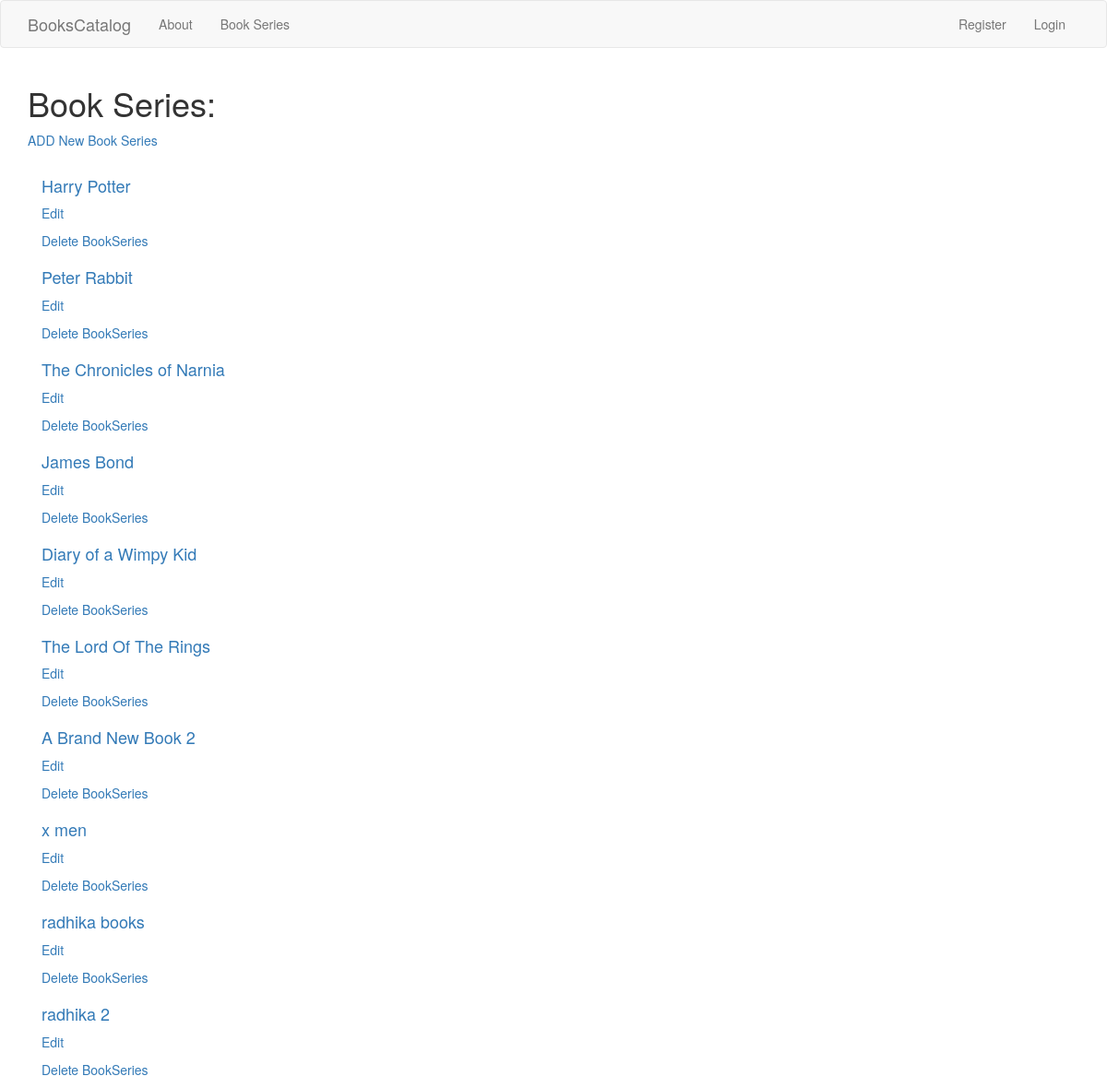
The page /bookseries on the database as committed earlier.
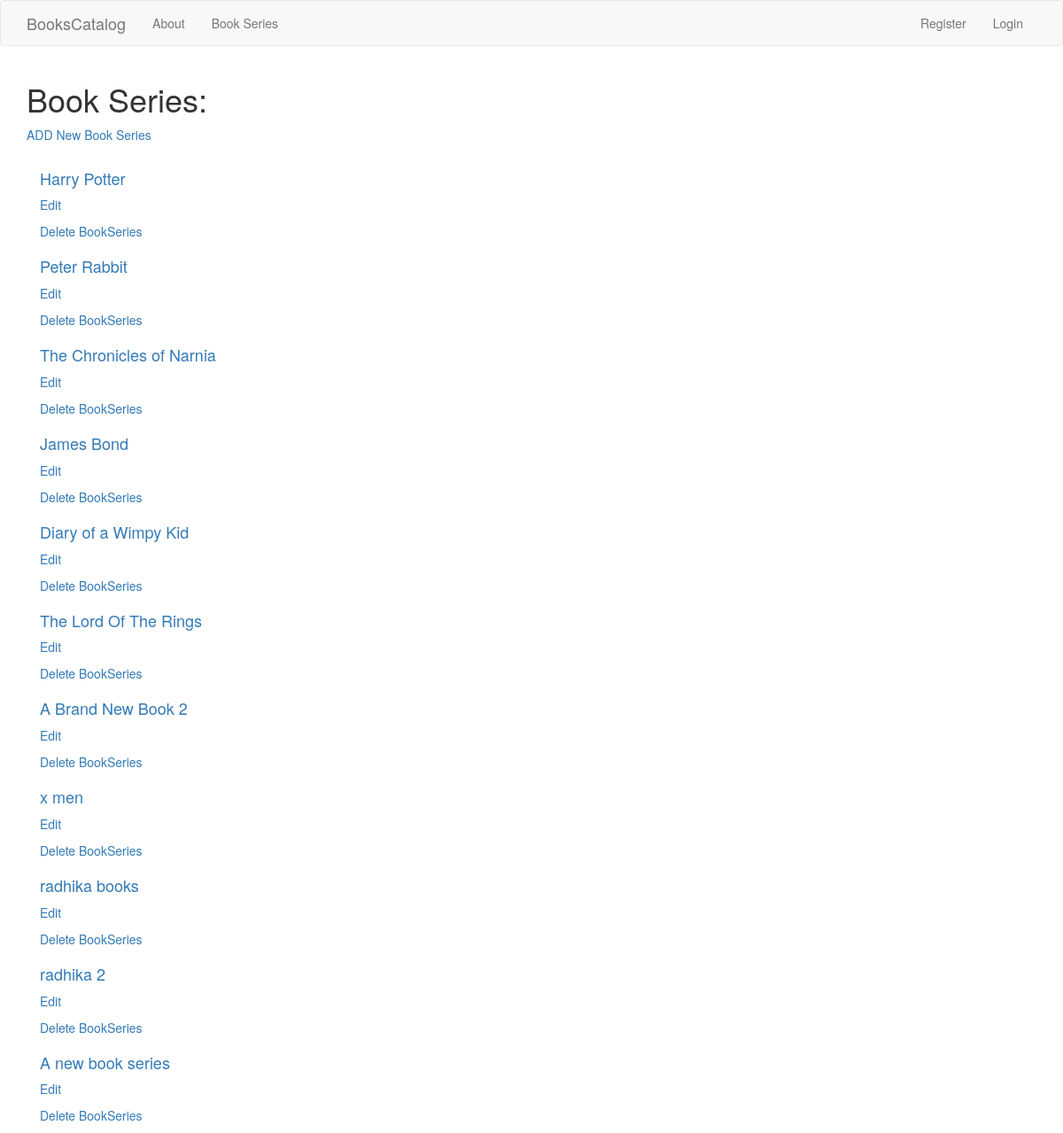
The same page on the database as committed later.
### database_setup.py (models this page shows, shortened)
class BookSeries(Base):
    __tablename__ = 'bookseries'
    id = Column(Integer, primary_key=True)
    name = Column(String(250), nullable=False)
    user_id = Column(Integer, ForeignKey('user.id'))
    user = relationship(User)

### app.py (the view)
@app.route('/bookseries')
def showBookSeries():
    bookseries = session.query(BookSeries).all()
    if 'username' not in login_session:
        return render_template('public_bookSeries.html', bookseries=bookseries)
    else:
        return render_template('bookSeries.html', bookseries=bookseries)

### templates/public_bookSeries.html (shortened to what this page needs)
{% extends 'layout.html'%}
{% block body%}
<h1>Book Series: </h1>
<a href= "{{ url_for('bookSeries_new')}}">ADD New Book Series</a>
{% for i in bookseries %}
<div class="container">
  <h4><a href= "{{ url_for('showBookList',bookseries_id=i.id)}}">{{i.name}}</a></h4>
  <p> <a href= "{{ url_for('bookSeries_edit',bookseries_id=i.id)}}">Edit</a> </p>
  <p> <a href = "{{ url_for('bookSeries_delete',bookseries_id=i.id)}}">Delete BookSeries</a> </p>
</div>
{% endfor %}
{% endblock %}

### templates/layout.html (shortened to what this page needs)
<!DOCTYPE html>
<html>
  <head>
    <link rel="stylesheet" href="https://maxcdn.bootstrapcdn.com/bootstrap/3.3.7/css/bootstrap.min.css">
  </head>
  <body>
    {% include 'includes/_navbar.html' %}
    <div class="container">
      {% block body %}
      {% endblock %}
    </div>
  </body>
</html>

### templates/includes/_navbar.html (shortened to what this page needs)
<nav class="navbar navbar-default">
      <div class="container">
        <div class="navbar-header">
          <a class="navbar-brand" href="/">BooksCatalog</a>
        </div>
        <div id="navbar" class="collapse navbar-collapse">
          <ul class="nav navbar-nav">
            <li><a href="/about">About</a></li>
            <li><a href="/bookseries">Book Series</a></li>
          </ul>
          <ul class="nav navbar-nav navbar-right">
            {% if session.logged_in %}
              <li><a href="/dashboard">Dashboard</a></li>
              <li><a href="/logout">Logout</a></li>
            {% else %}
              <li><a href="/register">Register</a></li>
              <li><a href="/login">Login</a></li>
            {% endif %}
          </ul>
        </div>
      </div>
    </nav>

Rows that differ between the two databases and show on the page:
added BookSeries: name "A new book series"
